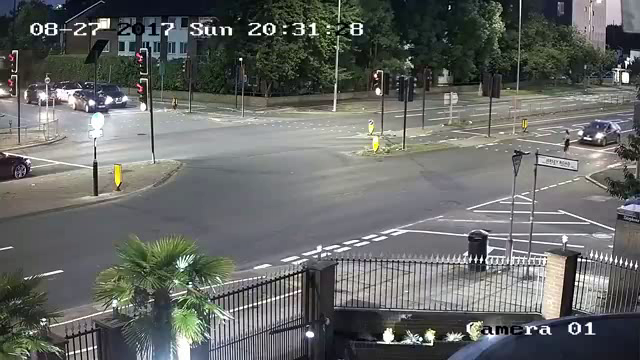
#> input picture frame 28 of bölüm5/video_sahte.mp4, 640 x 360 px, given in place of videoplayback.mp4, which was not available
$ jupyter execute Ornek5.4.ipynb
#> lines starting #> are read from the running program, lines starting #| are printed output that depends on the picture; after the words box and inside, x2 and y2 are one past the last pixel; in counts of white or black regions, pixels touching at a corner belong together; pictures that were not available may be replaced by others from this repository, and a replacement may not be noted
[cell 1]
import cv2
import numpy as np

[cell 2]
# Örnek 5.4: Gunnar Farneback ile Optik Akış
video = cv2.VideoCapture("videoplayback.mp4")

ret, prevFrame = video.read()
#> prevFrame is the input picture: shape (360, 640, 3); mean B, G, R 102, 104.5, 102.2
grayPrevFrame = cv2.cvtColor(prevFrame, cv2.COLOR_BGR2GRAY)
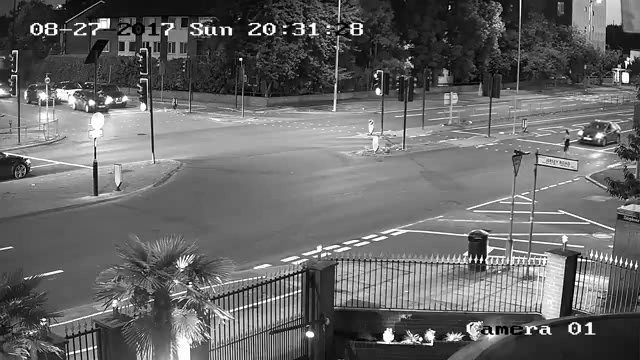
#> grayPrevFrame: shape (360, 640); min 0, max 255, mean 103.5

hsvMask = np.zeros_like(prevFrame)
hsvMask[:,:,1] = 255

while True:
    ret, nextFrame = video.read()
    grayNextFrame = cv2.cvtColor(nextFrame, cv2.COLOR_BGR2GRAY)

    flow = cv2.calcOpticalFlowFarneback(grayPrevFrame,grayNextFrame,None, 0.5, 3, 15, 3, 5, 1.2, 0)

    magnitude, angle = cv2.cartToPolar(flow[:,:,0], flow[:,:,1], angleInDegrees=True)
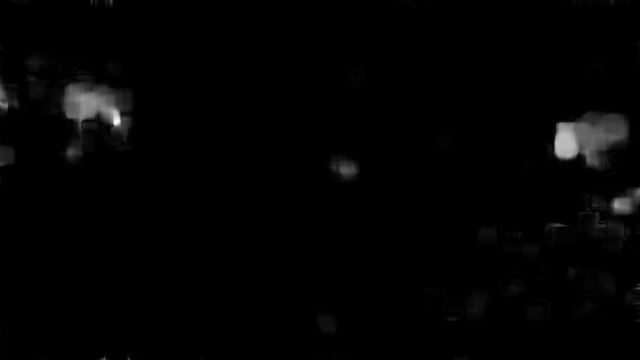
#> magnitude: shape (360, 640) float32; min 4.62e-14, max 1.21, mean 0.0153; drawn with min black and max white
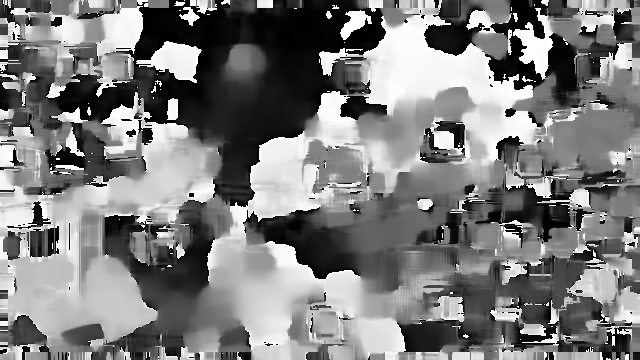
#> angle: shape (360, 640) float32; min 0.000199, max 360, mean 176.9; drawn with min black and max white
    hsvMask[:,:,0] = angle / 2
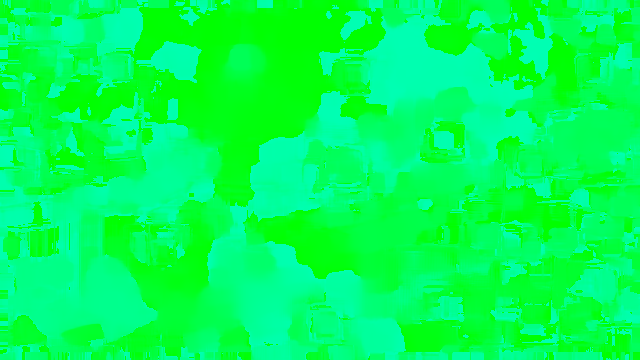
#> hsvMask: shape (360, 640, 3); mean of channels 0, 1, 2 87.9, 255, 0; drawn as B, G, R

    hsvMask[:,:,2] = cv2.normalize(magnitude,None,0,255,cv2.NORM_MINMAX)
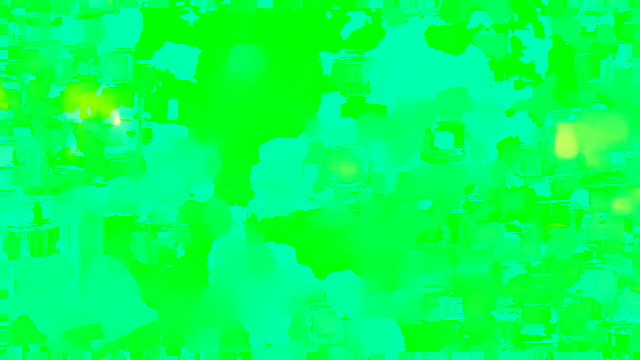
#> hsvMask: shape (360, 640, 3); 13.02% of pixels changed, all inside (x1, y1, x2, y2) = (0, 0, 640, 360); drawn as B, G, R

    bgrMask = cv2.cvtColor(hsvMask, cv2.COLOR_HSV2BGR)
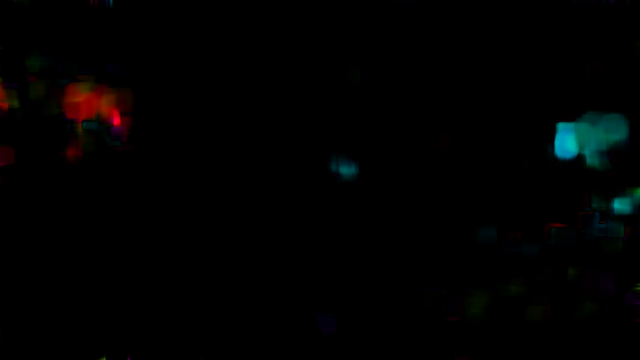
#> bgrMask: shape (360, 640, 3); mean B, G, R 1.7, 1.8, 1.3

    cv2.imshow('Dense OF', bgrMask)

    if cv2.waitKey(10) & 0xFF == 27:
#> (key Esc is pressed here)
        break

    prevFrame = nextFrame

video.release()
cv2.destroyAllWindows()

$ run again, starting later in the video
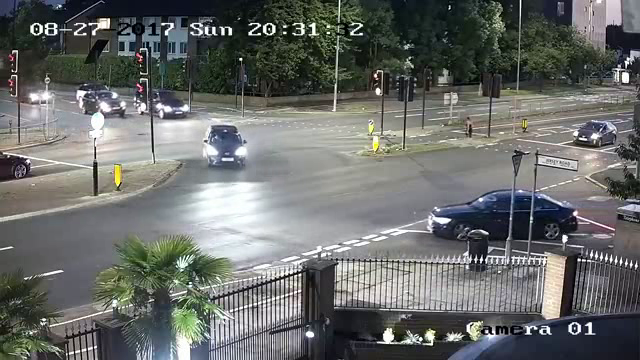
#> input picture frame 126 of bölüm5/video_sahte.mp4, 640 x 360 px, given in place of videoplayback.mp4, which was not available
#> prevFrame is the input picture: shape (360, 640, 3); mean B, G, R 106, 108.1, 105.6
#> `hsvMask[:,:,2] = cv2.normalize(magnitude,None,0,255,cv2.NORM_MINMAX)`:
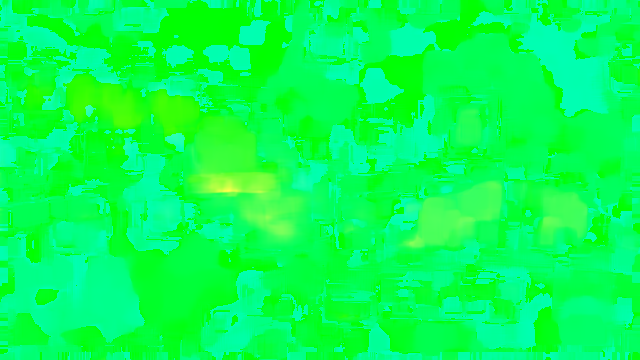
#> hsvMask: shape (360, 640, 3); mean of channels 0, 1, 2 84.7, 255, 5.8; drawn as B, G, R
#> `bgrMask = cv2.cvtColor(hsvMask, cv2.COLOR_HSV2BGR)`:
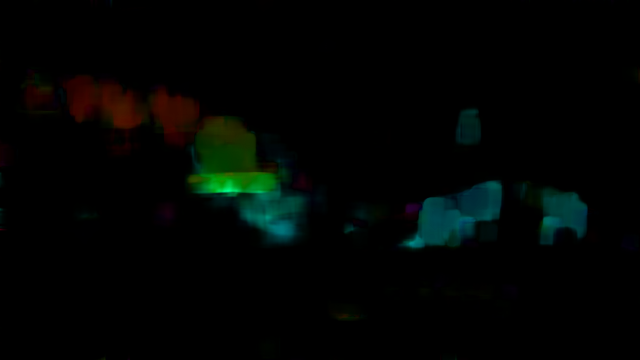
#> bgrMask: shape (360, 640, 3); mean B, G, R 2.9, 4.6, 1.6

$ run again, starting later in the video
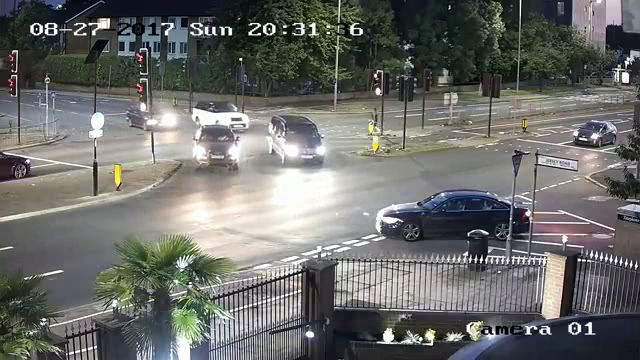
#> input picture frame 225 of bölüm5/video_sahte.mp4, 640 x 360 px, given in place of videoplayback.mp4, which was not available
#> prevFrame is the input picture: shape (360, 640, 3); mean B, G, R 106.3, 109, 108.1
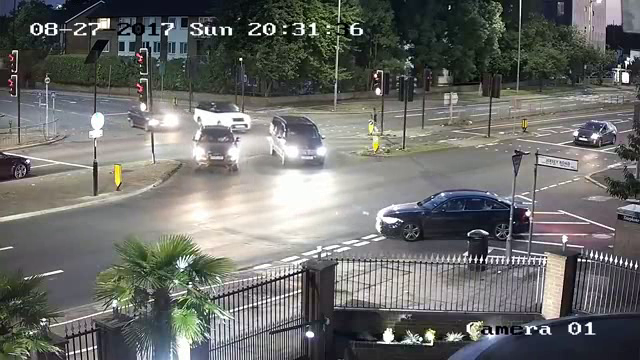
#> input picture frame 226 of bölüm5/video_sahte.mp4, 640 x 360 px, given in place of videoplayback.mp4, which was not available
#> nextFrame is the input picture: shape (360, 640, 3); mean B, G, R 106.3, 109, 108
#> `bgrMask = cv2.cvtColor(hsvMask, cv2.COLOR_HSV2BGR)`:
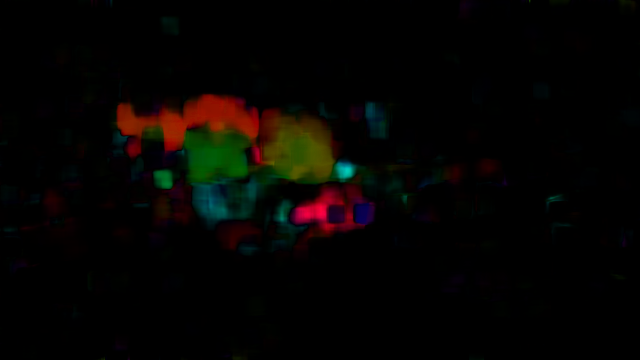
#> bgrMask: shape (360, 640, 3); mean B, G, R 1.9, 4.1, 5.7
